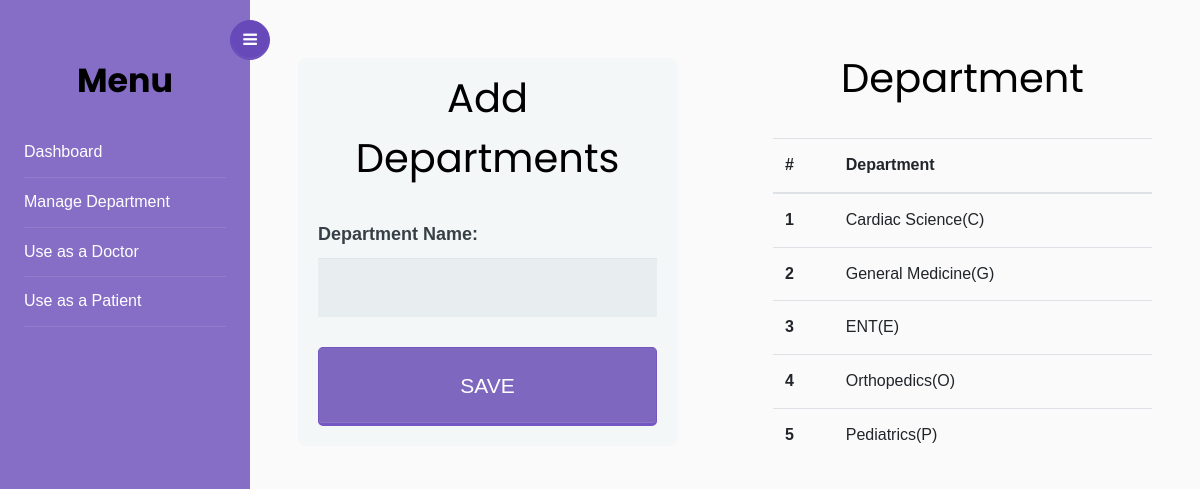
Page /manage_department on the committed database.
### main/models.py (models this page shows)
class Department(models.Model):
    department_name=models.CharField(max_length=250,null=True,blank=True)
    dep_id=models.CharField(max_length=50,null=True,blank=True)
    created_at=models.DateTimeField(auto_now_add=True)
    updated_at=models.DateTimeField(auto_now=True)

### main/views.py (the view)
# urls.py: path('manage_department', views.manage_department, name='manage_department')
def manage_department(request):
    if request.method=="POST":
        dep_name=request.POST['dep_name']
        dep_id=dep_name[0:1].upper()
        Department.objects.create(department_name=dep_name,dep_id=dep_id)
    data=Department.objects.all()
    return render(request,"add_property.html",{'data':data})

### templates/add_property.html (shortened to what this page needs)
{% extends 'admin_base.html' %}
{% load static %}
{% block content %}
<div id="content" class="p-4 p-md-5 pt-5">
  <fieldset>
   <form action="" method="post" id="signupForm">
        <h1>Add Departments</h1>
            <label for="name">Department Name:</label>
            <input type="text" id="dep_name" name="dep_name" required>
        <button type="submit">SAVE</button>
  </form>
</fieldset>
</div>
<div id="content" class="p-4 p-md-5 pt-5">
  <fieldset>
        <h1>Department</h1>
        <table class="table">
          <thead>
            <tr>
              <th scope="col">#</th>
              <th scope="col">Department</th>
            </tr>
          </thead>
          <tbody>
            {% for dat in data %}
            <tr>
              <th scope="row">{{ forloop.counter }}</th>
              <td>{{ dat.department_name }}</td>
            </tr>
            {% endfor %}
          </tbody>
        </table>
</fieldset>
</div>
{% endblock content %}

### static/assets3/css/forms.css (style rules this page uses)
*, *:before, *:after { -moz-box-sizing: border-box; -webkit-box-sizing: border-box; box-sizing: border-box; }
body { font-family: 'Nunito', sans-serif; color: #384047; }
form { max-width: 300px; margin: 10px auto; padding: 10px 20px; background: #f4f7f8; border-radius: 8px; }
h1 { margin: 0 0 30px 0; text-align: center; }
input[type="text"], input[type="password"], input[type="date"], input[type="datetime"], input[type="email"], input[type="number"], input[type="search"], input[type="tel"], input[type="time"], input[type="url"], textarea, select { background: rgba(255,255,255,0.1); border: none; font-size: 16px; height: auto; margin: 0; outline: 0; padding: 15px; width: 100%; background-color: #e8eeef; color: #8a97a0; box-shadow: 0 1px 0 rgba(0,0,0,0.03) inset; margin-bottom: 30px; }
button { padding: 19px 39px 18px 39px; color: #FFF; background-color:#7e67bf; font-size: 21px; text-align: center; font-style: normal; border-radius: 5px; width: 100%; border: 1px solid #7457c2; border-width: 1px 1px 3px; box-shadow: 0 -1px 0 rgba(255,255,255,0.1) inset; margin-bottom: 10px; }
fieldset { margin-bottom: 30px; border: none; }
label { display: block; margin-bottom: 8px; font-weight: bolder; font-size: large; }
@media screen and (min-width: 480px) { form { max-width: 480px; } }

### rows in the picture
Department: department_name "Cardiac Science(C)"
Department: department_name "General Medicine(G)"
Department: department_name "ENT(E)"
Department: department_name "Orthopedics(O)"
Department: department_name "Pediatrics(P)"
